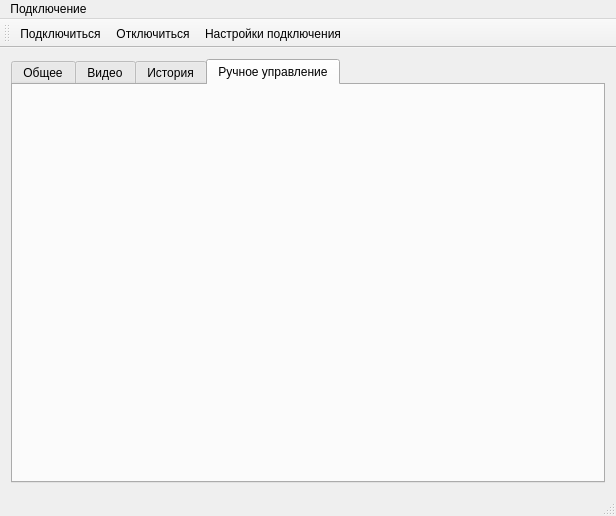
<?xml version="1.0" encoding="UTF-8"?>
<ui version="4.0">
 <class>GreenHouse</class>
 <widget class="QMainWindow" name="GreenHouse">
  <property name="enabled">
   <bool>true</bool>
  </property>
  <property name="geometry">
   <rect>
    <x>0</x>
    <y>0</y>
    <width>616</width>
    <height>516</height>
   </rect>
  </property>
  <property name="sizePolicy">
   <sizepolicy hsizetype="Minimum" vsizetype="Minimum">
    <horstretch>0</horstretch>
    <verstretch>0</verstretch>
   </sizepolicy>
  </property>
  <property name="contextMenuPolicy">
   <enum>Qt::NoContextMenu</enum>
  </property>
  <property name="windowTitle">
   <string>GreenHouse</string>
  </property>
  <property name="windowIcon">
   <iconset resource="resources.qrc">
    <normaloff>:/new/Resources/grow.png</normaloff>:/new/Resources/grow.png</iconset>
  </property>
  <property name="autoFillBackground">
   <bool>true</bool>
  </property>
  <property name="toolButtonStyle">
   <enum>Qt::ToolButtonTextUnderIcon</enum>
  </property>
  <property name="documentMode">
   <bool>false</bool>
  </property>
  <property name="dockNestingEnabled">
   <bool>false</bool>
  </property>
  <widget class="QWidget" name="centralWidget">
   <layout class="QVBoxLayout" name="verticalLayout_4">
    <item>
     <widget class="QTabWidget" name="tabWidget">
      <property name="contextMenuPolicy">
       <enum>Qt::DefaultContextMenu</enum>
      </property>
      <property name="toolTipDuration">
       <number>0</number>
      </property>
      <property name="tabPosition">
       <enum>QTabWidget::North</enum>
      </property>
      <property name="tabShape">
       <enum>QTabWidget::Rounded</enum>
      </property>
      <property name="currentIndex">
       <number>3</number>
      </property>
      <widget class="QWidget" name="tab">
       <attribute name="title">
        <string>Общее</string>
       </attribute>
       <layout class="QVBoxLayout" name="verticalLayout_6">
        <item>
         <layout class="QHBoxLayout" name="horizontalLayout">
          <item>
           <widget class="QGroupBox" name="groupBox_2">
            <property name="title">
             <string>Датчики</string>
            </property>
            <layout class="QHBoxLayout" name="horizontalLayout_8">
             <item>
              <layout class="QVBoxLayout" name="verticalLayout">
               <property name="sizeConstraint">
                <enum>QLayout::SetDefaultConstraint</enum>
               </property>
               <item>
                <layout class="QHBoxLayout" name="horizontalLayout_3">
                 <item>
                  <spacer name="horizontalSpacer_3">
                   <property name="orientation">
                    <enum>Qt::Horizontal</enum>
                   </property>
                   <property name="sizeHint" stdset="0">
                    <size>
                     <width>5</width>
                     <height>20</height>
                    </size>
                   </property>
                  </spacer>
                 </item>
                 <item>
                  <widget class="QLabel" name="label_5">
                   <property name="maximumSize">
                    <size>
                     <width>30</width>
                     <height>30</height>
                    </size>
                   </property>
                   <property name="text">
                    <string/>
                   </property>
                   <property name="pixmap">
                    <pixmap resource="resources.qrc">:/new/Resources/028-humidity.png</pixmap>
                   </property>
                   <property name="scaledContents">
                    <bool>true</bool>
                   </property>
                   <property name="alignment">
                    <set>Qt::AlignCenter</set>
                   </property>
                   <property name="wordWrap">
                    <bool>false</bool>
                   </property>
                  </widget>
                 </item>
                 <item>
                  <widget class="QLabel" name="label">
                   <property name="sizePolicy">
                    <sizepolicy hsizetype="Minimum" vsizetype="Preferred">
                     <horstretch>0</horstretch>
                     <verstretch>0</verstretch>
                    </sizepolicy>
                   </property>
                   <property name="font">
                    <font>
                     <pointsize>10</pointsize>
                    </font>
                   </property>
                   <property name="layoutDirection">
                    <enum>Qt::LeftToRight</enum>
                   </property>
                   <property name="autoFillBackground">
                    <bool>false</bool>
                   </property>
                   <property name="frameShape">
                    <enum>QFrame::NoFrame</enum>
                   </property>
                   <property name="frameShadow">
                    <enum>QFrame::Raised</enum>
                   </property>
                   <property name="text">
                    <string>Температура</string>
                   </property>
                   <property name="alignment">
                    <set>Qt::AlignCenter</set>
                   </property>
                   <property name="wordWrap">
                    <bool>true</bool>
                   </property>
                  </widget>
                 </item>
                 <item>
                  <spacer name="horizontalSpacer_2">
                   <property name="orientation">
                    <enum>Qt::Horizontal</enum>
                   </property>
                   <property name="sizeHint" stdset="0">
                    <size>
                     <width>5</width>
                     <height>20</height>
                    </size>
                   </property>
                  </spacer>
                 </item>
                </layout>
               </item>
               <item>
                <layout class="QHBoxLayout" name="tempDialLayout">
                 <property name="spacing">
                  <number>6</number>
                 </property>
                 <property name="sizeConstraint">
                  <enum>QLayout::SetDefaultConstraint</enum>
                 </property>
                </layout>
               </item>
               <item>
                <widget class="QLCDNumber" name="Temperature">
                 <property name="minimumSize">
                  <size>
                   <width>50</width>
                   <height>50</height>
                  </size>
                 </property>
                 <property name="font">
                  <font>
                   <pointsize>10</pointsize>
                   <weight>75</weight>
                   <bold>true</bold>
                  </font>
                 </property>
                </widget>
               </item>
              </layout>
             </item>
             <item>
              <layout class="QVBoxLayout" name="verticalLayout_2">
               <item>
                <layout class="QHBoxLayout" name="horizontalLayout_4">
                 <item>
                  <spacer name="horizontalSpacer_4">
                   <property name="orientation">
                    <enum>Qt::Horizontal</enum>
                   </property>
                   <property name="sizeHint" stdset="0">
                    <size>
                     <width>5</width>
                     <height>20</height>
                    </size>
                   </property>
                  </spacer>
                 </item>
                 <item>
                  <widget class="QLabel" name="label_6">
                   <property name="maximumSize">
                    <size>
                     <width>30</width>
                     <height>30</height>
                    </size>
                   </property>
                   <property name="text">
                    <string/>
                   </property>
                   <property name="pixmap">
                    <pixmap resource="resources.qrc">:/new/Resources/021-humidity.png</pixmap>
                   </property>
                   <property name="scaledContents">
                    <bool>true</bool>
                   </property>
                   <property name="alignment">
                    <set>Qt::AlignCenter</set>
                   </property>
                   <property name="wordWrap">
                    <bool>false</bool>
                   </property>
                  </widget>
                 </item>
                 <item>
                  <widget class="QLabel" name="label_2">
                   <property name="font">
                    <font>
                     <pointsize>10</pointsize>
                    </font>
                   </property>
                   <property name="text">
                    <string>Влажность</string>
                   </property>
                   <property name="alignment">
                    <set>Qt::AlignCenter</set>
                   </property>
                  </widget>
                 </item>
                 <item>
                  <spacer name="horizontalSpacer_5">
                   <property name="orientation">
                    <enum>Qt::Horizontal</enum>
                   </property>
                   <property name="sizeHint" stdset="0">
                    <size>
                     <width>5</width>
                     <height>20</height>
                    </size>
                   </property>
                  </spacer>
                 </item>
                </layout>
               </item>
               <item>
                <layout class="QVBoxLayout" name="humDialLayout"/>
               </item>
               <item>
                <widget class="QLCDNumber" name="Humidity">
                 <property name="minimumSize">
                  <size>
                   <width>50</width>
                   <height>50</height>
                  </size>
                 </property>
                 <property name="font">
                  <font>
                   <pointsize>10</pointsize>
                   <weight>75</weight>
                   <bold>true</bold>
                  </font>
                 </property>
                </widget>
               </item>
              </layout>
             </item>
             <item>
              <layout class="QVBoxLayout" name="verticalLayout_3">
               <item>
                <layout class="QHBoxLayout" name="horizontalLayout_5">
                 <item>
                  <spacer name="horizontalSpacer_6">
                   <property name="orientation">
                    <enum>Qt::Horizontal</enum>
                   </property>
                   <property name="sizeHint" stdset="0">
                    <size>
                     <width>5</width>
                     <height>20</height>
                    </size>
                   </property>
                  </spacer>
                 </item>
                 <item>
                  <widget class="QLabel" name="label_7">
                   <property name="maximumSize">
                    <size>
                     <width>30</width>
                     <height>30</height>
                    </size>
                   </property>
                   <property name="text">
                    <string/>
                   </property>
                   <property name="pixmap">
                    <pixmap resource="resources.qrc">:/new/Resources/026-nature-1.png</pixmap>
                   </property>
                   <property name="scaledContents">
                    <bool>true</bool>
                   </property>
                   <property name="alignment">
                    <set>Qt::AlignCenter</set>
                   </property>
                   <property name="wordWrap">
                    <bool>false</bool>
                   </property>
                  </widget>
                 </item>
                 <item>
                  <widget class="QLabel" name="label_3">
                   <property name="font">
                    <font>
                     <pointsize>10</pointsize>
                    </font>
                   </property>
                   <property name="text">
                    <string>Освещенность</string>
                   </property>
                   <property name="alignment">
                    <set>Qt::AlignCenter</set>
                   </property>
                  </widget>
                 </item>
                 <item>
                  <spacer name="horizontalSpacer_7">
                   <property name="orientation">
                    <enum>Qt::Horizontal</enum>
                   </property>
                   <property name="sizeHint" stdset="0">
                    <size>
                     <width>5</width>
                     <height>20</height>
                    </size>
                   </property>
                  </spacer>
                 </item>
                </layout>
               </item>
               <item>
                <layout class="QHBoxLayout" name="lumDialLayout"/>
               </item>
               <item>
                <widget class="QLCDNumber" name="Illumination">
                 <property name="enabled">
                  <bool>true</bool>
                 </property>
                 <property name="minimumSize">
                  <size>
                   <width>50</width>
                   <height>50</height>
                  </size>
                 </property>
                 <property name="font">
                  <font>
                   <pointsize>10</pointsize>
                   <weight>75</weight>
                   <bold>true</bold>
                   <stylestrategy>PreferDefault</stylestrategy>
                   <kerning>true</kerning>
                  </font>
                 </property>
                 <property name="digitCount">
                  <number>5</number>
                 </property>
                </widget>
               </item>
              </layout>
             </item>
            </layout>
           </widget>
          </item>
          <item>
           <widget class="QGroupBox" name="groupBox">
            <property name="maximumSize">
             <size>
              <width>150</width>
              <height>16777215</height>
             </size>
            </property>
            <property name="contextMenuPolicy">
             <enum>Qt::DefaultContextMenu</enum>
            </property>
            <property name="autoFillBackground">
             <bool>false</bool>
            </property>
            <property name="title">
             <string>Актуаторы</string>
            </property>
            <property name="checkable">
             <bool>false</bool>
            </property>
            <layout class="QGridLayout" name="gridLayout">
             <item row="0" column="0">
              <layout class="QVBoxLayout" name="verticalLayout_9" stretch="0,0,0,0,0,0,0">
               <item>
                <layout class="QHBoxLayout" name="horizontalLayout_9">
                 <item>
                  <widget class="QLabel" name="BulbLabel">
                   <property name="font">
                    <font>
                     <pointsize>10</pointsize>
                    </font>
                   </property>
                   <property name="text">
                    <string>Лампы</string>
                   </property>
                  </widget>
                 </item>
                 <item>
                  <widget class="QPushButton" name="BulbButton">
                   <property name="enabled">
                    <bool>false</bool>
                   </property>
                   <property name="minimumSize">
                    <size>
                     <width>50</width>
                     <height>50</height>
                    </size>
                   </property>
                   <property name="maximumSize">
                    <size>
                     <width>50</width>
                     <height>50</height>
                    </size>
                   </property>
                   <property name="text">
                    <string/>
                   </property>
                   <property name="icon">
                    <iconset resource="resources.qrc">
                     <normaloff>:/new/Resources/bulb.png</normaloff>:/new/Resources/bulb.png</iconset>
                   </property>
                   <property name="iconSize">
                    <size>
                     <width>50</width>
                     <height>50</height>
                    </size>
                   </property>
                   <property name="checkable">
                    <bool>true</bool>
                   </property>
                   <property name="checked">
                    <bool>true</bool>
                   </property>
                   <property name="flat">
                    <bool>false</bool>
                   </property>
                  </widget>
                 </item>
                </layout>
               </item>
               <item>
                <spacer name="verticalSpacer">
                 <property name="orientation">
                  <enum>Qt::Vertical</enum>
                 </property>
                 <property name="sizeHint" stdset="0">
                  <size>
                   <width>20</width>
                   <height>10</height>
                  </size>
                 </property>
                </spacer>
               </item>
               <item>
                <layout class="QHBoxLayout" name="horizontalLayout_11">
                 <item>
                  <widget class="QLabel" name="WindowsLabel">
                   <property name="font">
                    <font>
                     <pointsize>10</pointsize>
                    </font>
                   </property>
                   <property name="text">
                    <string>Окна</string>
                   </property>
                  </widget>
                 </item>
                 <item>
                  <widget class="QPushButton" name="WindowsButton">
                   <property name="enabled">
                    <bool>false</bool>
                   </property>
                   <property name="minimumSize">
                    <size>
                     <width>50</width>
                     <height>50</height>
                    </size>
                   </property>
                   <property name="maximumSize">
                    <size>
                     <width>50</width>
                     <height>50</height>
                    </size>
                   </property>
                   <property name="text">
                    <string/>
                   </property>
                   <property name="icon">
                    <iconset resource="resources.qrc">
                     <normaloff>:/new/Resources/fan.png</normaloff>:/new/Resources/fan.png</iconset>
                   </property>
                   <property name="iconSize">
                    <size>
                     <width>50</width>
                     <height>50</height>
                    </size>
                   </property>
                   <property name="checkable">
                    <bool>true</bool>
                   </property>
                   <property name="checked">
                    <bool>true</bool>
                   </property>
                  </widget>
                 </item>
                </layout>
               </item>
               <item>
                <spacer name="verticalSpacer_2">
                 <property name="orientation">
                  <enum>Qt::Vertical</enum>
                 </property>
                 <property name="sizeHint" stdset="0">
                  <size>
                   <width>20</width>
                   <height>10</height>
                  </size>
                 </property>
                </spacer>
               </item>
               <item>
                <layout class="QHBoxLayout" name="horizontalLayout_13">
                 <item>
                  <widget class="QLabel" name="PumpLabel">
                   <property name="font">
                    <font>
                     <pointsize>10</pointsize>
                    </font>
                   </property>
                   <property name="text">
                    <string>Насос</string>
                   </property>
                  </widget>
                 </item>
                 <item>
                  <widget class="QPushButton" name="PumpButton">
                   <property name="enabled">
                    <bool>false</bool>
                   </property>
                   <property name="minimumSize">
                    <size>
                     <width>50</width>
                     <height>50</height>
                    </size>
                   </property>
                   <property name="maximumSize">
                    <size>
                     <width>50</width>
                     <height>50</height>
                    </size>
                   </property>
                   <property name="text">
                    <string/>
                   </property>
                   <property name="icon">
                    <iconset resource="resources.qrc">
                     <normaloff>:/new/Resources/pump.png</normaloff>:/new/Resources/pump.png</iconset>
                   </property>
                   <property name="iconSize">
                    <size>
                     <width>50</width>
                     <height>50</height>
                    </size>
                   </property>
                   <property name="checkable">
                    <bool>true</bool>
                   </property>
                   <property name="checked">
                    <bool>true</bool>
                   </property>
                  </widget>
                 </item>
                </layout>
               </item>
               <item>
                <spacer name="verticalSpacer_3">
                 <property name="orientation">
                  <enum>Qt::Vertical</enum>
                 </property>
                 <property name="sizeHint" stdset="0">
                  <size>
                   <width>20</width>
                   <height>10</height>
                  </size>
                 </property>
                </spacer>
               </item>
               <item>
                <layout class="QHBoxLayout" name="horizontalLayout_14">
                 <item>
                  <widget class="QLabel" name="HeatLabel">
                   <property name="font">
                    <font>
                     <pointsize>10</pointsize>
                    </font>
                   </property>
                   <property name="text">
                    <string>Печка</string>
                   </property>
                  </widget>
                 </item>
                 <item>
                  <widget class="QPushButton" name="HeatButton">
                   <property name="enabled">
                    <bool>false</bool>
                   </property>
                   <property name="minimumSize">
                    <size>
                     <width>50</width>
                     <height>50</height>
                    </size>
                   </property>
                   <property name="maximumSize">
                    <size>
                     <width>50</width>
                     <height>50</height>
                    </size>
                   </property>
                   <property name="text">
                    <string/>
                   </property>
                   <property name="icon">
                    <iconset resource="resources.qrc">
                     <normaloff>:/new/Resources/heating.png</normaloff>:/new/Resources/heating.png</iconset>
                   </property>
                   <property name="iconSize">
                    <size>
                     <width>50</width>
                     <height>50</height>
                    </size>
                   </property>
                   <property name="checkable">
                    <bool>true</bool>
                   </property>
                   <property name="checked">
                    <bool>true</bool>
                   </property>
                  </widget>
                 </item>
                </layout>
               </item>
              </layout>
             </item>
            </layout>
           </widget>
          </item>
         </layout>
        </item>
        <item>
         <layout class="QHBoxLayout" name="horizontalLayout_7"/>
        </item>
        <item>
         <layout class="QHBoxLayout" name="horizontalLayout_2" stretch="0,0">
          <item>
           <widget class="QLabel" name="label_4">
            <property name="text">
             <string>Время в Arduino</string>
            </property>
           </widget>
          </item>
          <item>
           <widget class="QTimeEdit" name="ArduinoTime">
            <property name="font">
             <font>
              <weight>50</weight>
              <bold>false</bold>
             </font>
            </property>
            <property name="focusPolicy">
             <enum>Qt::NoFocus</enum>
            </property>
            <property name="readOnly">
             <bool>true</bool>
            </property>
            <property name="currentSection">
             <enum>QDateTimeEdit::HourSection</enum>
            </property>
            <property name="displayFormat">
             <string>HH:mm:ss</string>
            </property>
            <property name="calendarPopup">
             <bool>false</bool>
            </property>
            <property name="time">
             <time>
              <hour>0</hour>
              <minute>0</minute>
              <second>0</second>
             </time>
            </property>
           </widget>
          </item>
         </layout>
        </item>
        <item>
         <layout class="QHBoxLayout" name="horizontalLayout_6">
          <item>
           <widget class="QPushButton" name="pushButton">
            <property name="text">
             <string>Старт запись</string>
            </property>
           </widget>
          </item>
          <item>
           <spacer name="horizontalSpacer">
            <property name="orientation">
             <enum>Qt::Horizontal</enum>
            </property>
            <property name="sizeHint" stdset="0">
             <size>
              <width>40</width>
              <height>20</height>
             </size>
            </property>
           </spacer>
          </item>
          <item>
           <widget class="QLabel" name="SaveLogsLabel">
            <property name="text">
             <string>Сохранять логи в...</string>
            </property>
           </widget>
          </item>
          <item>
           <widget class="QToolButton" name="ChooseDirDialog">
            <property name="text">
             <string>...</string>
            </property>
           </widget>
          </item>
         </layout>
        </item>
       </layout>
      </widget>
      <widget class="QWidget" name="tab_2">
       <attribute name="title">
        <string>Видео</string>
       </attribute>
       <layout class="QVBoxLayout" name="verticalLayout_5">
        <item>
         <layout class="QVBoxLayout" name="CamLayout"/>
        </item>
       </layout>
      </widget>
      <widget class="QWidget" name="tab_3">
       <attribute name="title">
        <string>История</string>
       </attribute>
       <layout class="QGridLayout" name="gridLayout_2">
        <item row="0" column="0">
         <layout class="QHBoxLayout" name="GraphFileLayout"/>
        </item>
       </layout>
      </widget>
      <widget class="CustomActuatorControl" name="tab_4">
       <attribute name="title">
        <string>Ручное управление</string>
       </attribute>
       <layout class="QGridLayout" name="gridLayout_3"/>
      </widget>
     </widget>
    </item>
   </layout>
  </widget>
  <widget class="QMenuBar" name="menuBar">
   <property name="geometry">
    <rect>
     <x>0</x>
     <y>0</y>
     <width>616</width>
     <height>21</height>
    </rect>
   </property>
   <widget class="QMenu" name="menu">
    <property name="title">
     <string>Подключение</string>
    </property>
    <addaction name="separator"/>
    <addaction name="Connect"/>
    <addaction name="Disconnect"/>
    <addaction name="separator"/>
    <addaction name="Settings"/>
   </widget>
   <addaction name="menu"/>
  </widget>
  <widget class="QToolBar" name="mainToolBar">
   <property name="autoFillBackground">
    <bool>false</bool>
   </property>
   <property name="toolButtonStyle">
    <enum>Qt::ToolButtonIconOnly</enum>
   </property>
   <attribute name="toolBarArea">
    <enum>TopToolBarArea</enum>
   </attribute>
   <attribute name="toolBarBreak">
    <bool>false</bool>
   </attribute>
   <addaction name="Connect"/>
   <addaction name="Disconnect"/>
   <addaction name="Settings"/>
  </widget>
  <widget class="QStatusBar" name="statusBar"/>
  <action name="Connect">
   <property name="icon">
    <iconset resource="resources.qrc">
     <normaloff>:/new/Resources/connect.png</normaloff>:/new/Resources/connect.png</iconset>
   </property>
   <property name="text">
    <string>Подключиться</string>
   </property>
  </action>
  <action name="Disconnect">
   <property name="icon">
    <iconset resource="resources.qrc">
     <normaloff>:/new/Resources/disconnect.png</normaloff>:/new/Resources/disconnect.png</iconset>
   </property>
   <property name="text">
    <string>Отключиться</string>
   </property>
  </action>
  <action name="Settings">
   <property name="icon">
    <iconset resource="resources.qrc">
     <normaloff>:/new/Resources/settings.png</normaloff>:/new/Resources/settings.png</iconset>
   </property>
   <property name="text">
    <string>Настройки подключения</string>
   </property>
  </action>
 </widget>
 <layoutdefault spacing="6" margin="11"/>
 <customwidgets>
  <customwidget>
   <class>CustomActuatorControl</class>
   <extends>QWidget</extends>
   <header>customactuatorcontrol.h</header>
   <container>1</container>
  </customwidget>
 </customwidgets>
 <resources>
  <include location="resources.qrc"/>
 </resources>
 <connections/>
</ui>
